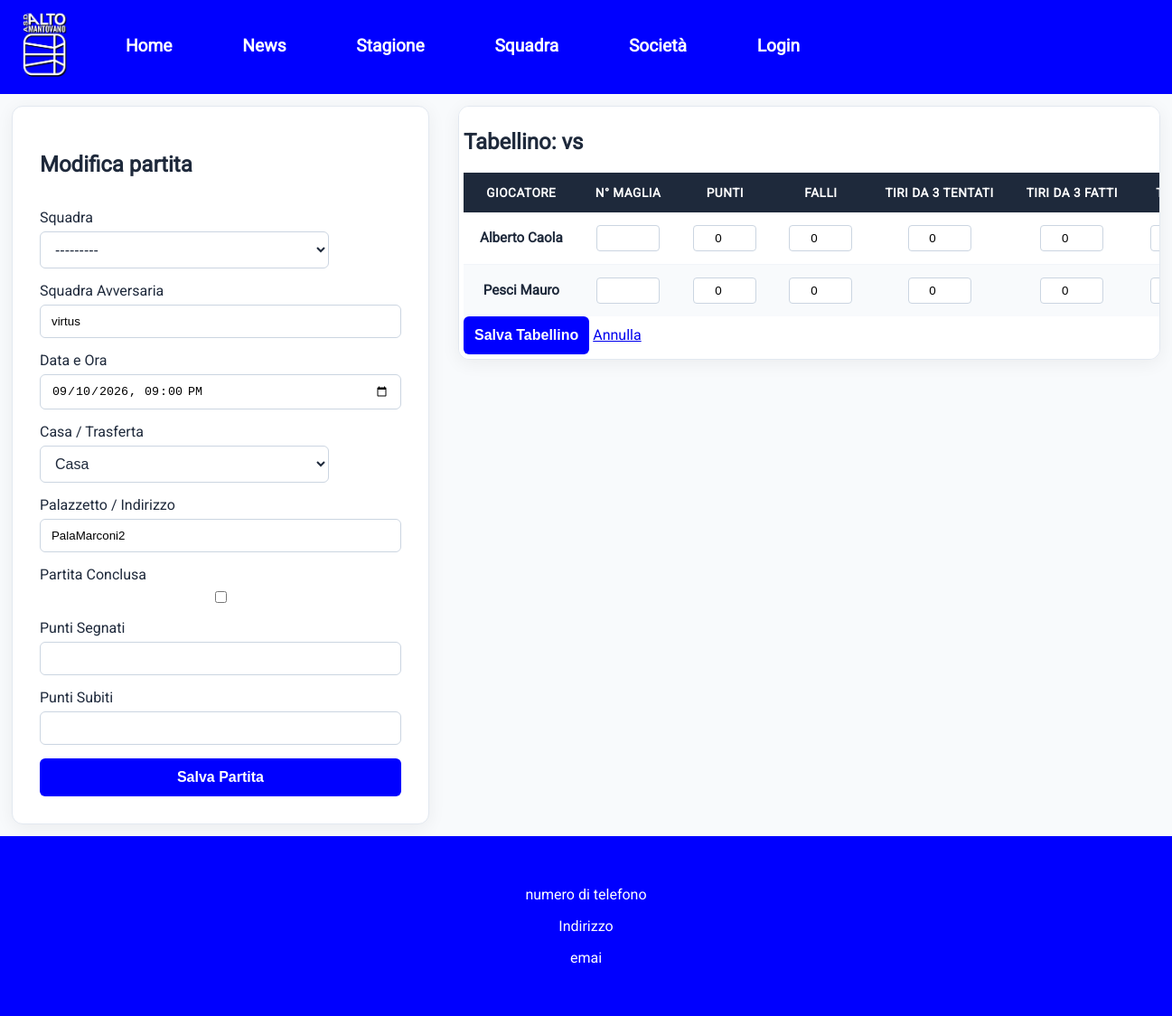
The app's page /teams/3/modifica/ (signed in), older data.
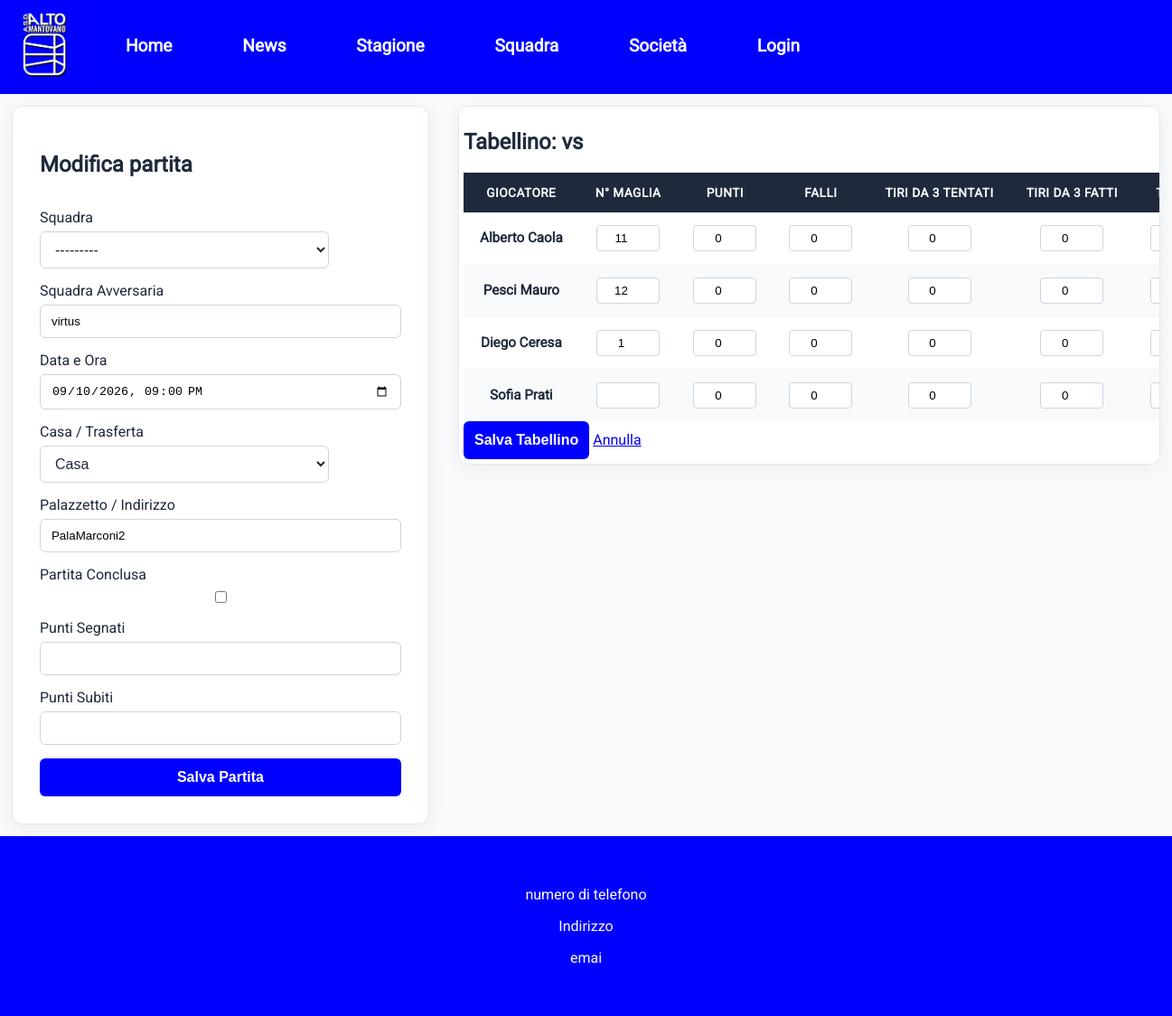
The same page, newer data.
### login/models.py (models this page shows, shortened)
class CustomUser(AbstractUser):
    email = models.EmailField(unique=True, max_length=254)
    RUOLI = (
        ('allenatori','Coach'),
        ('dirigente','Dirigente'),
        ('atleta','Atleta'),
    )
    ruolo = models.CharField(choices=RUOLI, max_length=50,default='dirigente')
    telefono = models.CharField(blank=True,null=True, max_length=20)
    USERNAME_FIELD = 'email'
    REQUIRED_FIELDS = ['username']

### teams/models.py (models this page shows, shortened)
class PlayerMatchStats(models.Model):
    partita = models.ForeignKey(Matches, related_name='player_stats', on_delete=models.CASCADE)
    player = models.ForeignKey(
        settings.AUTH_USER_MODEL,
        on_delete=models.CASCADE,
        related_name='stats',
        limit_choices_to={'ruolo': 'atleta'}
    )
    points = models.PositiveIntegerField(default=0)
    fouls = models.PositiveIntegerField(default=0)
    three_pointers_made = models.PositiveIntegerField(default=0)
    three_pointers_attempted = models.PositiveIntegerField(default=0)
    free_throws_made = models.PositiveIntegerField(default=0)
    free_throws_attempted = models.PositiveIntegerField(default=0)
    numero_maglia = models.PositiveIntegerField(
        null=True,
        blank=True,
        verbose_name="Numero di maglia",
        validators=[
            MinValueValidator(0),
            MaxValueValidator(99)
        ]
    )
    class Meta:
        verbose_name = "Statistica Giocatore Partita"
        verbose_name_plural = "Statistiche Giocatori Partite"
        constraints = [
                    models.UniqueConstraint(
                        fields=['partita', 'player'],
                        name='unique_player_per_partita'
                    ),
                    models.UniqueConstraint(
                        fields=['partita', 'numero_maglia'],
                        name='unique_numero_maglia_per_partita'
            )
                ]

### teams/views.py (the view, shortened to what this page needs)
# urls.py: path('<int:pk>/modifica/',MatchUpdateView.as_view(),name='modificaPartita'),
class MatchUpdateView(LoginRequiredMixin,UpdateView):
    model = Matches
    form_class = MatchUpdateForm
    template_name = "teams/match_update.html"
    success_url = reverse_lazy('dashboard_coach')
    def get_form_kwargs(self):
        kwargs = super().get_form_kwargs()
        kwargs['user'] = self.request.user
        return kwargs
    def get_context_data(self, **kwargs):
        context = super().get_context_data(**kwargs)
        match = self.object
        if 'formset' not in context:
            atleti_squadra = match.team.atleti.select_related('user').all()
            giocatori_squadra = [atleta.user for atleta in atleti_squadra]
            stats_esistenti = match.player_stats.all()
            giocatori_con_stat = [stat.player for stat in stats_esistenti]
            initial_data = [
                {'player': utente}
                for utente in giocatori_squadra
                if utente not in giocatori_con_stat
            ]
            StatsFormSet = inlineformset_factory(
                Matches,
                PlayerMatchStats,
                form=TabellinoPartitaForm,
                extra=len(initial_data),
                can_delete=False
            )
            context['formset'] = StatsFormSet(instance=match, initial=initial_data)
        return context

### teams/models.py (called while the page is built)
    def __str__(self):
        return f"{self.nome} ({self.categoria})"

### teams/templates/teams/match_update.html (shortened to what this page needs)
{% extends "template.html" %}
{% block content %}
    <div class="dashboardContainer">
        <form method='post' class = "form-container" action = "{% url "modificaPartita" object.pk %}" novalidate>
            <h2>Modifica partita</h2>
            {% for field in form %}
            <div class="formItem">
                <label for="{{ field.id_for_label }}">{{ field.label }}</label>
                {{ field }}
            </div>
            {% endfor %}
            <button type="submit" name="btn_submit_match">Salva Partita</button>
        </form>
        <div class="table-container">
            <form method='post' action>
                <h2>Tabellino: {{ match.team.name }} vs {{ match.avversari }}</h2>
                <table class="custom-table">
                    <thead class="table-dark">
                        <tr>
                            <th>Giocatore</th>
                            <th>N° Maglia</th>
                            <th>Punti</th>
                            <th>Falli</th>
                            <th>Tiri da 3 tentati</th>
                            <th>Tiri da 3 fatti</th>
                            <th>TL Fatti</th>
                        </tr>
                    </thead>
                    <tbody>
                        {% for form in formset %}
                            <tr>
                                <td>
                                    <strong>
                                        {% if form.instance.pk %}
                                            {{ form.instance.player.get_full_name }}
                                        {% else %}
                                            {{ form.initial.player.get_full_name }}
                                        {% endif %}
                                    </strong>
                                </td>
                                <td>{{ form.numero_maglia }}{{ form.numero_maglia.errors }}</td>
                                <td>{{ form.points }}{{ form.points.errors }}</td>
                                <td>{{ form.fouls }}{{ form.fouls.errors }}</td>
                                <td>{{ form.three_pointers_attempted }}{{ form.three_pointers_attempted.errors }}</td>
                                <td>{{ form.three_pointers_made }}{{ form.three_pointers_made.errors }}</td>
                                <td>{{ form.free_throws_made }}{{ form.free_throws_made.errors }}</td>
                            </tr>
                        {% endfor %}
                    </tbody>
                </table>
            <button type="submit" name="btn_salva_tabellino" class="btn btn-primary btn-lg mt-3">Salva Tabellino</button>
            <a href="{% url 'dashboard_coach' %}" class="btn btn-secondary btn-lg mt-3 ms-2">Annulla</a>
            </form>
        </div>
    </div>
{% endblock content %}

Row changes from the older to the newer data that the page shows:
no longer on this page (row unchanged): CustomUser: initial.player.get_full_name "Alberto Caola"
no longer on this page (row unchanged): CustomUser: initial.player.get_full_name "Pesci Mauro"
added PlayerMatchStats: instance.player.get_full_name "Alberto Caola"
added PlayerMatchStats: instance.player.get_full_name "Pesci Mauro"
added PlayerMatchStats: instance.player.get_full_name "Diego Ceresa"
added CustomUser: initial.player.get_full_name "Sofia Prati"
Text that changed along with them:
form field numero_maglia: (not shown) → "11"
form field numero_maglia: (not shown) → "12"
new list line: "1 0 0 0 0 0"
new list line: " 0 0 0 0 0"
